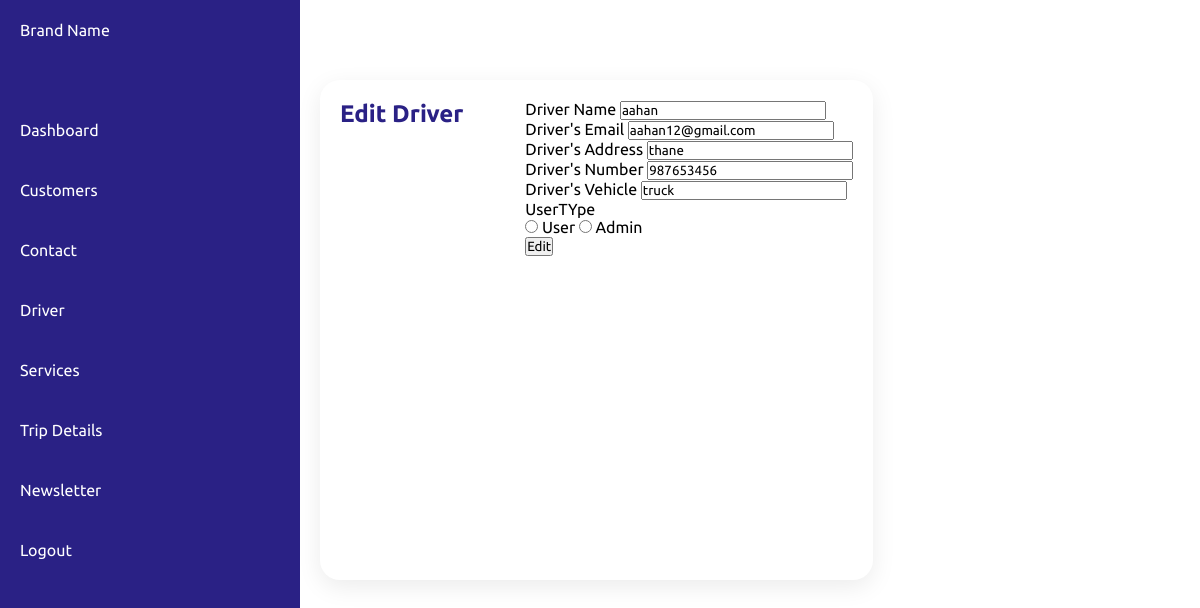
Screenshot of /admin/edit_registerDriver.php?driver_id=2 with the database file from the repository.
### tables this page shows
CREATE TABLE `driver` (
  `driver_id` int(11) NOT NULL,
  `usertype` varchar(50) NOT NULL,
  `d_name` varchar(50) NOT NULL,
  `d_email` varchar(50) NOT NULL,
  `d_address` varchar(50) NOT NULL,
  `d_number` int(11) NOT NULL,
  `d_vehicle` varchar(20) NOT NULL,
  `d_password` varchar(20) NOT NULL
);

### admin/edit_registerDriver.php (the view, shortened to what this page needs)
<?php
include("../config/connection.php");
?>
<!DOCTYPE html>
<html lang="en">
<head>
    <link rel="stylesheet" href="admin_assets/css/admin.css">
</head>
<body>
   <?php
   include('sidebar.php' );
   ?>
<div class="section">
            <div class="topnav">
                <div class="nav_link">
                </div>
            </div>
            <div class="details">
                <div class="recentOrders">
                    <div class="cardHeader">
                        <h2>Edit Driver</h2>
                <?php
                    if(isset($_GET['driver_id'])) {
                        $driver_id = $_GET['driver_id'];
                        $user = "SELECT * FROM driver Where driver_id=$driver_id ";
                        $user_run=mysqli_query($con,$user);
                        if(mysqli_num_rows($user_run)>0){
                            foreach($user_run as $user_details){
                                ?>
                                <form action="code.php" method="POST">
                        <div class="main-user-info">
                            <div class="user-input-box">
                                        <label for="DriverName"  >Driver Name</label>
                                        <input type="text"
                                                id="name"
                                                name="d_name"
                                                value="<?=$user_details['d_name'];?>"
                                                placeholder="Enter Driver's Name:">
                            </div>
                            <div class="user-input-box">
                                        <label for="DriverEmail">Driver's Email</label>
                                        <input type="text"
                                                id="email"
                                                name="d_email"
                                                value="<?=$user_details['d_email'];?>"
                                                placeholder="Enter Driver's Email:">
                            </div>
                            <div class="user-input-box">
                                        <label for="DriverAddress">Driver's Address</label>
                                        <input type="text"
                                                id="address"
                                                name="d_address"
                                                value="<?=$user_details['d_address'];?>"
                                                placeholder="Enter Driver's Address:">
                            </div>
                            <div class="user-input-box">
                                        <label for="DriverNumber">Driver's Number</label>
                                        <input type="text"
                                                id="number"
                                                name="d_number"
                                                value="<?=$user_details['d_number'];?>"
                                                placeholder="Enter Driver's Number:">
                            </div>
                            <div class="user-input-box">
                                        <label for="DriverVehicle">Driver's Vehicle</label>
                                        <input type="text"
                                                id="number"
                                                name="d_vehicle"
                                                value="<?=$user_details['d_vehicle'];?>"
                                                placeholder="Enter Driver's Vehicl:">
                            </div>
                            <div class="gender-details -box">
                                <span class="genfer-title" >UserTYpe</span>
                                <div class="gender-category">
                                <input type="radio" name="usertype"  value="driver">
                                        <label>User</label>
                                        <input type="radio" name="usertype"  value="admin">
                                        <label>Admin</label>
                                </div>
                            </div>
                            <div class="form-submit-btn">
                                <input type= "submit" name="update_driver" value="Edit">
                            </div>
                        </div>
                            </form>
                            <?php
                            }
                        }
                        else{
                                ?>
                                    <h4>No Record Found</h4>
                                    <?php
                       }
                    }
                    ?>
                    </div>
                    </div>
                </div>
</div>
                </body>
                </html>

### admin/admin_assets/css/admin.css (style rules this page uses)
* { font-family: "Ubuntu", sans-serif; margin: 0; padding: 0; box-sizing: border-box; }
:root { --blue: #2a2185; --white: #fff; --gray: #f5f5f5; --black1: #222; --black2: #999; }
body { min-height: 100vh; overflow-x: hidden; }
.section { position: absolute; width: calc(100% - 300px); left: 300px; min-height: 100vh; background: var(--white); transition: 0.5s; }
.topnav { width: 100%; height: 60px; display: flex; justify-content: space-between; align-items: center; padding: 0 10px; }
.nav_link { position: relative; width: 60px; height: 60px; display: flex; justify-content: center; align-items: center; font-size: 2.5rem; cursor: pointer; }
.details { position: relative; width: 100%; padding: 20px; display: grid; grid-template-columns: 2fr 1fr; grid-gap: 30px; }
.details .recentOrders { position: relative; display: grid; min-height: 500px; background: var(--white); padding: 20px; box-shadow: 0 7px 25px rgba(0, 0, 0, 0.08); border-radius: 20px; }
.details .cardHeader { display: flex; justify-content: space-between; align-items: flex-start; }
.cardHeader h2 { font-weight: 600; color: var(--blue); }

### rows the page displays
driver: d_name "aahan", d_email "aahan12@gmail.com", d_address "thane", d_number "987653456", d_vehicle "truck"
